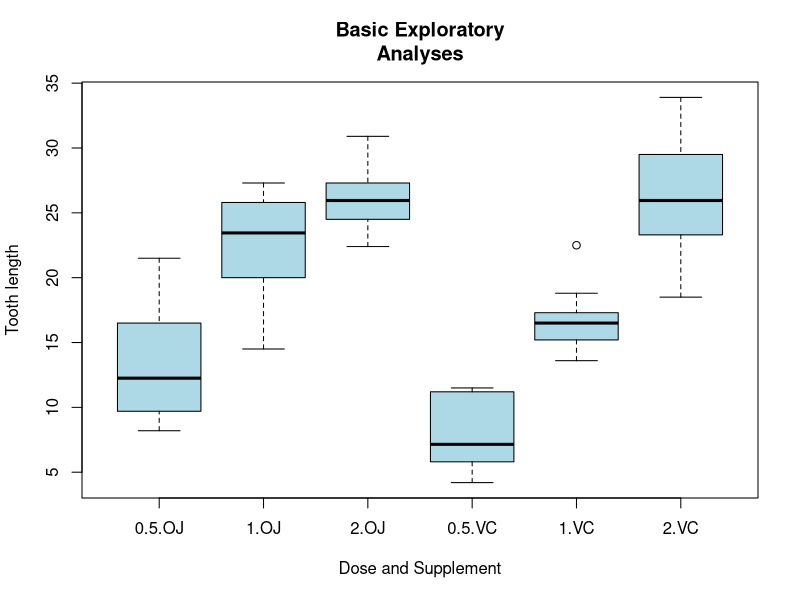

Here is the R script that generated this plot:
# Part 1
library(datasets)
data(ToothGrowth)
toothgrowth <- transform(ToothGrowth, supp = factor(supp))
summary(toothgrowth) # not great...
boxplot(len ~ dose * supp,
        toothgrowth,
        col  = "lightblue",
        main = "Basic Exploratory
Analyses",
        xlab = "Dose and Supplement",
        ylab = "Tooth length") # much better!

# Part 2
# =======
# From the cran repository, we know that this dataset represents the response length in odontoblasts
# (teeth) for 10 guinea pigs with respect to a dosage level of Vitamin C through two delivery methods.
# Vitamin C was administersed at three dose levels of 0.5, 1, and 2 mg with two delivery methods,
# orange juice and ascorbic acid.

# From our exploratory analysis, we can see that there is a positive correlation between tooth length
# and dose of supplement for both delivery methods. Orange juice seems to be more effective at lower
# doses, while both methods center around the same tooth length at higher doses. In addition, we can
# also see that ascorbic acid has greater variance at higher dose levels.

# Part 3
# =======
# Hypothesis test:
# Ho = lenOJ == lenVC // no difference in length between the two treatments.
# Ha = lenOJ != lenVC //    difference in length between the two treatments.

# performing a two-sided t-test:
t.test(len ~ supp, data = toothgrowth)

# yeilds a 95% confidence interval around [-0.171, 7.571], with a p-value of 0.06063.
# in this scenario, we would not reject this null hypothesis. Note, however, that
# a slight decrease in confidence - of 90% — would yield a confidence interval of
# [0.468, 6.932] meaning that we will probably need to drill down a little deeper
# into the data.
t.test(len ~ supp, data = toothgrowth, conf.level = 0.9)

# =======
# Hypothesis tests: Per-dose
# Ho = lenOJ == lenVC;  Ha = lenOJ != lenVC

# Test of OJ vs VC at dose of 0.5
doseVal = 0.5
t.test(len ~ supp, data = toothgrowth[toothgrowth$dose == doseVal,])
# p-val: 0.006359
# conf.int: [1.719057, 8.780943]
# reject null? yes, in positive direction (oj is more effective)

# Test of OJ vs VC at dose of 1.0
doseVal = 1.0
t.test(len ~ supp, data = toothgrowth[toothgrowth$dose == doseVal,])
# p-val: 0.001038
# conf.int: [2.802148, 9.057852]
# reject null? yes, in positive direction (oj is more effective)

# Test of OJ vs VC at dose of 2.0
doseVal = 2.0
t.test(len ~ supp, data = toothgrowth[toothgrowth$dose == doseVal,])
# p-val: 0.9639
# conf.int: [-3.79807, 3.63807]
# reject null? no

# Upon further inquiry, we find that at high doses of 2.0mg — there seems to
# be no difference between the two methods. However at lower doses of 0.5 and
# 1.0, orange juice is more effective at increasing tooth length in guinea
# pigs according to our findings. Technical assumptions made include that
# the variances are unequal - not enough information is provided to assume
# otherwise, and that each observation was independent - from the description
# in cran it isn't entirely clear that this is the case.
